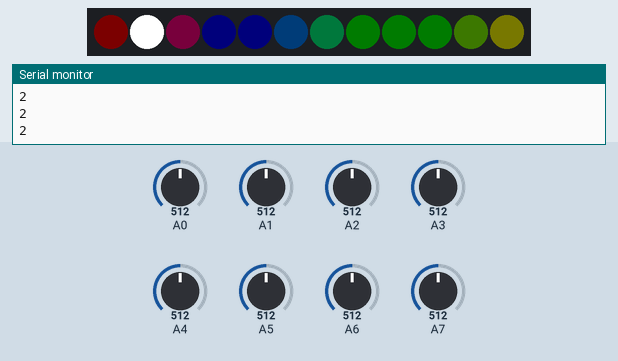
A sketch run on a simulated Arduino Uno, built with avr-gcc and run on an emulated ATmega328P. Shown: 12 RGB LEDs in strip order, left to right, the last lines printed to the serial monitor. Inputs (shaded band) come from the test bench; at power-on: A3 = 512, A4 = 512, A2 = 512, A0 = 512, A1 = 512, A5 = 512, A6 = 512, A7 = 512. Colours are those a GRB WS2812 strip shows for the declared byte order.

Above: at 2.25 s.
2.3 s: A3 set to 716
At 2.82 s:
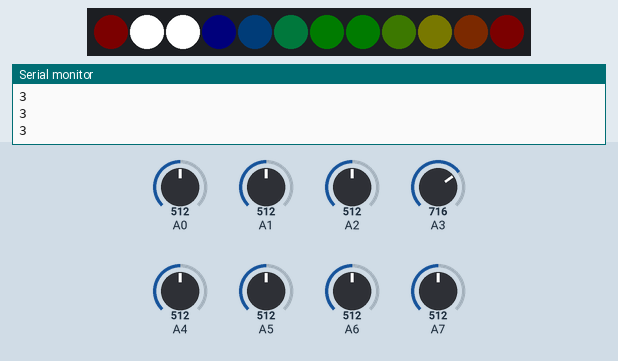
4.4 s: A4 set to 992
At 6.42 s:
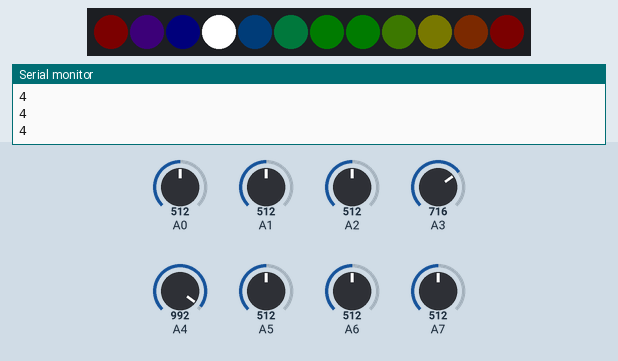
6.7 s: A2 set to 973
9.7 s: A2 set to 1006
At 12.09 s:
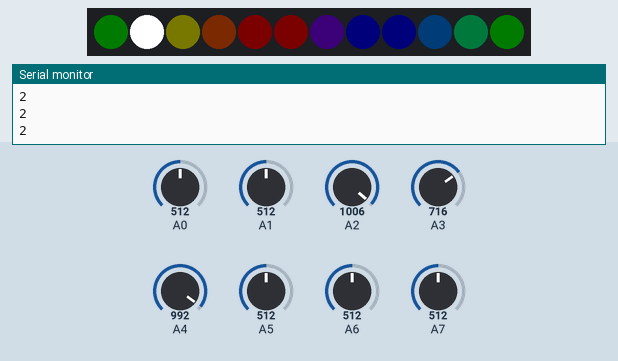
12.2 s: A2 set to 716
At 12.41 s:
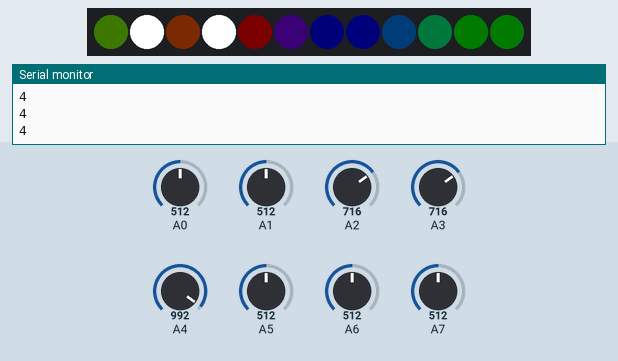
15.2 s: A3 set to 992
At 15.38 s:
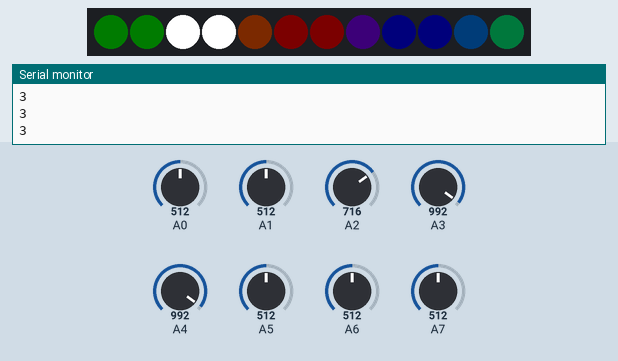

The sketch:

toi-lab-tim-crate.ino
```cpp
#include "FastLED.h"
#include <stdlib.h>
#include <math.h>

#define BYTE           255         // FastLED channels are all bytes
#define DATAPIN        2           // data pin for led strip
#define NUMPIXELS      12          // number of WS2812 leds
#define fps            60          // frames per second
#define secondsAction  1.0         // seconds for initial led response
#define V              255         // light intensity out of 255
#define S              255         // saturation out of 255
#define NUMPROGRAMS    6
#define DISABLEWAVE    false
#define autoSwitchSecs 30

int msPerFrame = 1000 / fps;
float now, valueHitReducer;
int H, maxHit, maxPin, hit, red;
CRGB leds[NUMPIXELS];
float peaks[NUMPIXELS];
int temp[NUMPIXELS];
int wave[NUMPIXELS] = { 0, 1, 0, 1, 0, 0, 1, 0, 1, 0, 1, 0 };
int hits[NUMPIXELS];
int alll[NUMPIXELS];
int none[NUMPIXELS];
int threshold[NUMPIXELS] = { 40, 20, 20, 20, 25, 25, 30, 25, 30, 25, 35, 35 };
//                            1   2   3   4   5   6   7   8   9  10  11  12
int lastWave = 0;
int lastPeak = 0;
int program = 0;

/////////////////////////////////////////////////////

void wait(int ms) {
  delay(ms);
  now += ms / 1000.0;
}
void writeTo(int wave[], int h = 0, int s = 0, int v = 0, int ms = 0) {
  for (int i = 0; i < NUMPIXELS; i++) if (wave[i]) leds[i] = CHSV(h, s, v);
  if (ms == 0) return;
  FastLED.show();
  wait(ms);
}
int count(int arr[]) {
  int c = 0;
  for (int i = 0; i < NUMPIXELS; i++) if (arr[i]) c++;
  return c;
}

/////////////////////////////////////////////////////

void runProgram(int p) {
  H = BYTE * now;
  valueHitReducer = count(hits) ? 0.1 : 1.0;
  red = 255.0 * 5.0 / 12.0;
//  if (p == 0) for (int i = 0; i < NUMPIXELS; i++) leds[i] = CHSV(255.0 / 12.0 * i, S, V); // color test

  if (p == 0) { // sunrise
    for (int i = 0; i < NUMPIXELS; i++) leds[i] = CHSV(255.0 / 12.0 * (i + 4 * now), S, valueHitReducer * V);
  }

  if (p == 1) { // upwards flood
    writeTo(alll, 0.1 * H, S, 0.5 * valueHitReducer * V);
    int bottle = (int)(8 * now) % 24;
    for (int i = bottle - 12; i <= bottle; i++) if (0 <= i && i < 12) leds[i] = CHSV(0, 0, valueHitReducer * V);
  }

  if (p == 2) { // yellow blue lights
    int yellow = 256.0 * 4.0 / 12.0;
    int purple = 256.0 * 10.0 / 12.0;
    int perm[NUMPIXELS] = { 2, 5, 11, 1, 9, 7, 4, 0, 10, 3, 8, 6 };
    writeTo(alll, yellow, S, valueHitReducer * V);
    int bottle = (int)(12 * now) % 24;
    for (int i = bottle - 12; i <= bottle; i++) if (0 <= i && i < 12) leds[perm[i]] = CHSV(purple, S, valueHitReducer * V);
  }

  if (p == 3) { // clock
    int blue = 255.0 * 11.0 / 12.0;
    writeTo(alll, red, S, valueHitReducer * V);
    int inner[4] = { 3, 6, 8, 5 };
    int outer[8] = { 0, 1, 2, 7, 11, 10, 9, 4 };
    leds[inner[(int)(3200 + 128 * 1 * cos(.1 * now) + 0) % 4]] = CHSV(blue, S, 1.00 * valueHitReducer * V);
    leds[outer[(int)(3200 + 128 * 2 * cos(.1 * now) + 0) % 8]] = CHSV(blue, S, 0.40 * valueHitReducer * V);
    leds[outer[(int)(3200 + 128 * 2 * cos(.1 * now) + 1) % 8]] = CHSV(blue, S, 1.00 * valueHitReducer * V);
  }

  if (p == 4) {
    writeTo(alll, 1.0 * H, S, valueHitReducer * V); // uniform changing hue
  }

  if (p == 5) { // all ping pong
    writeTo(alll, red, S, valueHitReducer * V);
    int bottles = 12;
    int bottle = abs(((int)(8 * now) % (2 * bottles - 2)) - bottles + 2);
    leds[bottle] = CHSV(0, 0, valueHitReducer * V);
  }

}

/////////////////////////////////////////////////////

void setup() {
  now = 0.0;
  for (int i = 0; i < NUMPIXELS; i++) {
    none[i] = 0;
    alll[i] = 1;
    peaks[i] = -60;
  }
  FastLED.addLeds<WS2812, DATAPIN>(leds, NUMPIXELS);
  Serial.begin (9600);
  delay(1000);
}

void loop() {
  //identify wave:
  for (int i = 0; i < NUMPIXELS; i++) temp[i] = now - 6 < peaks[i];
  if (!DISABLEWAVE && lastWave < now - 6 && lastPeak < now - 1 && count(temp) >= 4) {
    Serial.println("wave identified");
    for (int i = 0; i < NUMPIXELS; i++) wave[i] = temp[i];
    lastWave = now;
    program = (program + 1) % NUMPROGRAMS;
    for (int j = 0; j < 5; j++) {
      writeTo(alll, 0, 0, 0, 200);
      writeTo(wave, 0, 0, V, 200);
    }
  }
  if (lastWave + 6 < now - autoSwitchSecs) {
    lastWave = now - 6;
    program = (program + 1) % NUMPROGRAMS;
  }

  //read:
  maxHit = 0;
  for (int i = 0; i < NUMPIXELS; i++) {
    hit = analogRead(i + 1) - threshold[i];
    if (hit > maxHit) {
      maxHit = hit;
      maxPin = i;
    }
  }
  if (maxHit > 20) {
    Serial.println(maxPin + 1);
    peaks[maxPin] = now;
    lastPeak = now;
  }
  for (int i = 0; i < NUMPIXELS; i++) hits[i] = now - peaks[i] < secondsAction;

  //write all (programs):
  runProgram(program);

  //write active and wait for frame:
  writeTo(hits, 0, 0, V, msPerFrame);
}
```

Measured:
- the behaviour switches between 991 and 992 on A2 (found by bisection; images 2 and 3)
- after the input at 4.4 s, the LEDs: first change after 0.05 s (image 2 shows a later state)
- after the input at 9.7 s, the LEDs: first change after 0.12 s (image 3 shows a later state)
